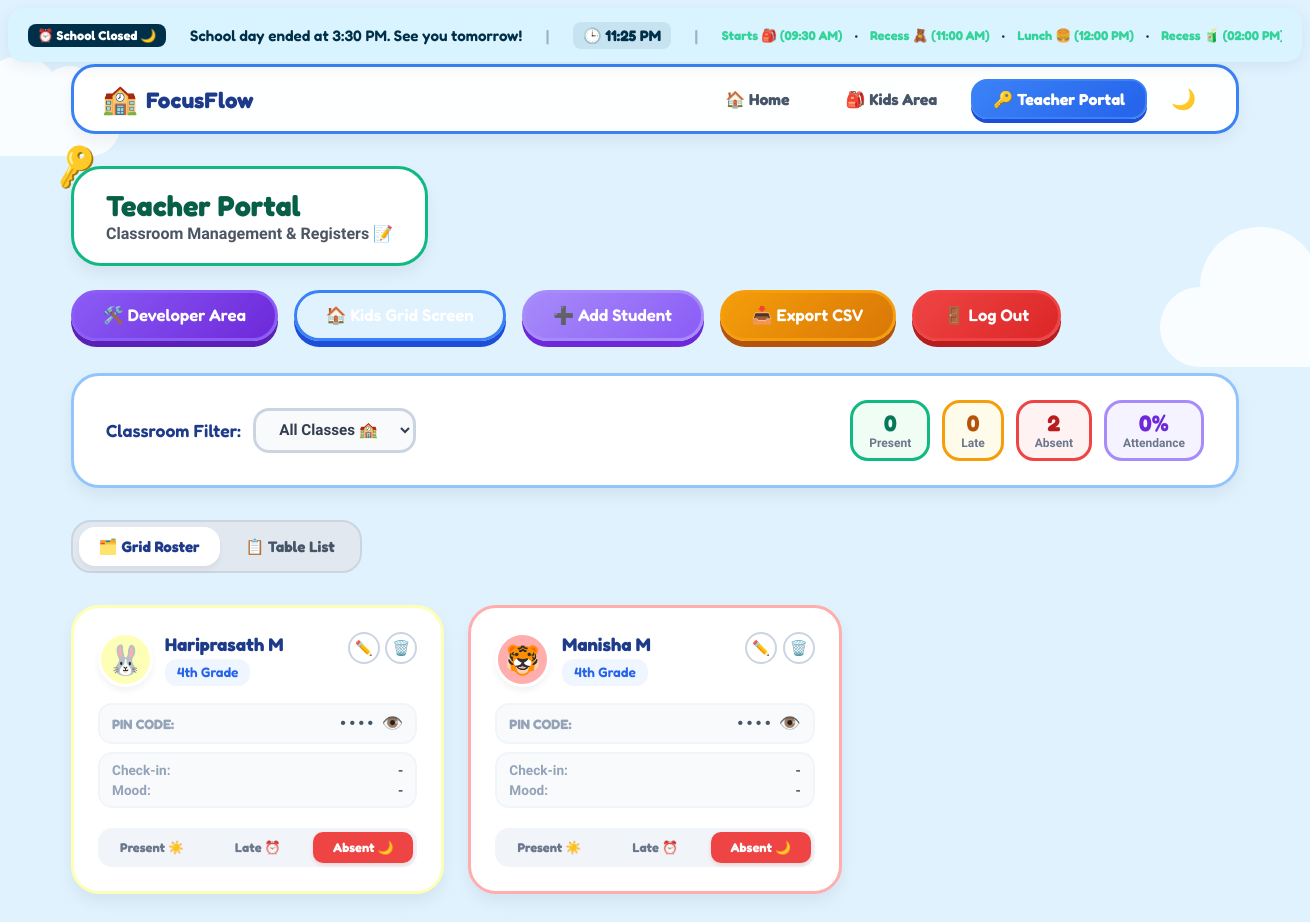
Screenshot of /teacher/ (signed in) with the database file from the repository.
### attendance/models.py (models this page shows, shortened)
class Student(models.Model):
    first_name = models.CharField(max_length=50)
    last_name = models.CharField(max_length=50)
    classroom = models.CharField(max_length=50)
    avatar_emoji = models.CharField(max_length=5)
    avatar_color = models.CharField(max_length=7)
    is_active = models.BooleanField(default=True)
    date_created = models.DateTimeField(auto_now_add=True)
    pin_code = models.CharField(
        max_length=4,
        default="1234",
        validators=[RegexValidator(r'^\d{4}$', 'PIN code must be exactly 4 digits.')]
    )
    @property
    def full_name(self):
        return f"{self.first_name} {self.last_name}"

### attendance/views.py (the view)
# urls.py: path('teacher/', views.teacher_dashboard, name='teacher_dashboard'),
@login_required(login_url='teacher_login')
def teacher_dashboard(request):
    today = timezone.localdate()
    classroom_filter = request.GET.get('classroom', 'All')
    students_query = Student.objects.filter(is_active=True)
    attendance_query = Attendance.objects.filter(date=today)
    if classroom_filter != 'All':
        students_query = students_query.filter(classroom=classroom_filter)
        attendance_query = attendance_query.filter(student__classroom=classroom_filter)
    students = students_query.order_by('classroom', 'first_name')
    total_students = students.count()
    attendance_map = {att.student_id: att for att in attendance_query}
    present_count = 0
    late_count = 0
    absent_count = 0
    for student in students:
        att = attendance_map.get(student.id)
        student.today_status = att
        if att:
            if att.status == 'present':
                present_count += 1
            elif att.status == 'late':
                late_count += 1
            else:
                absent_count += 1
        else:
            absent_count += 1
    attendance_percentage = int(( (present_count + late_count) / total_students * 100)) if total_students > 0 else 0
    active_classrooms = ClassroomOption.objects.filter(is_active=True).order_by('order')
    classrooms = [('All', 'All Classes 🏫')] + [(c.name, c.display_value) for c in active_classrooms]
    can_raise_support = False
    tickets_list = []
    if request.user.is_authenticated:
        can_raise_support = request.user.is_superuser
        if not can_raise_support:
            from .models import TeacherSupportPermission
            perm, created = TeacherSupportPermission.objects.get_or_create(user=request.user)
            can_raise_support = perm.can_raise_tickets
        if can_raise_support:
            tickets_list = SupportTicket.objects.all().order_by('-created_at')
    context = {
        'students': students,
        'today': today,
        'total_students': total_students,
        'present_count': present_count,
        'late_count': late_count,
        'absent_count': absent_count,
        'attendance_percentage': attendance_percentage,
        'classrooms': classrooms,
        'selected_classroom': classroom_filter,
        'schedule_status': get_school_schedule_status(),
        'current_time_period': Attendance.get_current_time_period(),
        'can_raise_support': can_raise_support,
        'tickets_list': tickets_list,
    }
    return render(request, 'attendance/teacher_dashboard.html', context)

### attendance/models.py (called while the page is built)
    @property
    def display_value(self):
        return f"{self.emoji} {self.name}"

    @staticmethod
    def get_current_time_period():
        hour = timezone.localtime().hour
        if 5 <= hour < 12:
            return 'morning'
        elif 12 <= hour < 17:
            return 'afternoon'
        else:
            return 'evening'

### attendance/templates/attendance/teacher_dashboard.html (shortened to what this page needs)
{% extends 'attendance/base.html' %}
{% load static %}
{% block content %}
<div class="teacher-dashboard-container">
    <div class="grid-header">
        <div class="school-logo-bubble admin-logo">
            <span class="logo-emoji">🔑</span>
            <h1>Teacher Portal</h1>
            <p>Classroom Management & Registers 📝</p>
        </div>
        <div class="admin-nav-buttons">
            <a href="{% url 'admin_developer_page' %}" class="bubbly-btn secondary-btn dev-btn" style="background: linear-gradient(135deg, #8b5cf6 0%, #6d28d9 100%); border-color: #8b5cf6; box-shadow: 0 6px 0 #5b21b6;">
                🛠️ Developer Area
            </a>
            <a href="{% url 'student_grid' %}" class="bubbly-btn primary-btn" style="background: var(--primary-gradient)">
                🏠 Kids Grid Screen
            </a>
            <a href="{% url 'add_student' %}" class="bubbly-btn secondary-btn add-btn">
                ➕ Add Student
            </a>
            <a href="{% url 'export_student_csv' %}?classroom={{ selected_classroom }}" class="bubbly-btn export-btn">
                📥 Export CSV
            </a>
            <a href="{% url 'teacher_logout' %}" class="bubbly-btn cancel-btn logout-btn" style="background: linear-gradient(135deg, #ef4444 0%, #dc2626 100%); border-color: #ef4444; box-shadow: 0 6px 0 #b91c1c;">
                🚪 Log Out
            </a>
        </div>
    </div>
    <div class="teacher-control-bar">
        <form method="GET" class="filter-form">
            <label for="class-filter">Classroom Filter:</label>
            <select name="classroom" id="class-filter" class="form-select inline-select" onchange="this.form.submit()">
                {% for code, label in classrooms %}
                    <option value="{{ code }}" {% if code == selected_classroom %}selected{% endif %}>{{ label }}</option>
                {% endfor %}
            </select>
        </form>
        <div class="stats-pills-row">
            <div class="mini-stat-card present">
                <span class="value">{{ present_count }}</span>
                <span class="label">Present</span>
            </div>
            <div class="mini-stat-card late">
                <span class="value">{{ late_count }}</span>
                <span class="label">Late</span>
            </div>
            <div class="mini-stat-card absent">
                <span class="value">{{ absent_count }}</span>
                <span class="label">Absent</span>
            </div>
            <div class="mini-stat-card rate">
                <span class="value">{{ attendance_percentage }}%</span>
                <span class="label">Attendance</span>
            </div>
        </div>
    </div>
    <div class="dashboard-view-switcher" style="display: flex; gap: 0.35rem; background: #e2e8f0; padding: 0.35rem; border-radius: 20px; width: fit-content; margin-bottom: 2rem; border: 2px solid #cbd5e1; position: relative;">
        <button class="view-switch-btn active" id="view-grid-btn" style="border: none; background: #ffffff; padding: 0.6rem 1.25rem; border-radius: 16px; font-family: 'Fredoka', sans-serif; font-weight: 700; font-size: 0.95rem; color: #1e3a8a; cursor: pointer; transition: all 0.3s; box-shadow: 0 4px 6px rgba(0,0,0,0.05);">
            🗂️ Grid Roster
        </button>
        <button class="view-switch-btn" id="view-list-btn" style="border: none; background: transparent; padding: 0.6rem 1.25rem; border-radius: 16px; font-family: 'Fredoka', sans-serif; font-weight: 700; font-size: 0.95rem; color: #475569; cursor: pointer; transition: all 0.3s;">
            📋 Table List
        </button>
    </div>
    <div class="dashboard-grid-view" id="roster-grid-view" style="display: grid; grid-template-columns: repeat(auto-fill, minmax(280px, 1fr)); gap: 1.5rem; margin-bottom: 2rem;">
        {% for student in students %}
            <div class="teacher-student-card" data-student-id="{{ student.id }}" style="background: #ffffff; border: 3px solid {{ student.avatar_color }}; border-radius: 28px; padding: 1.5rem; box-shadow: var(--card-shadow); display: flex; flex-direction: column; justify-content: space-between; transition: all 0.2s;">
                <div style="display: flex; justify-content: space-between; align-items: flex-start; margin-bottom: 1rem;">
                    <div style="display: flex; align-items: center; gap: 0.75rem;">
                        <div class="table-avatar" style="background-color: {{ student.avatar_color }}; width: 55px; height: 55px; border-radius: 50%; display: flex; align-items: center; justify-content: center; font-size: 1.8rem; border: 3px solid #ffffff; box-shadow: 0 4px 6px rgba(0,0,0,0.05);">
                            {{ student.avatar_emoji }}
                        </div>
                        <div>
                            <h3 style="font-family: 'Fredoka', sans-serif; color: #1e3a8a; margin: 0; font-size: 1.15rem;">{{ student.full_name }}</h3>
                            <span class="table-classroom-badge" style="margin-top: 0.2rem; display: inline-block;">{{ student.classroom }}</span>
                        </div>
                    </div>
                    <div style="display: flex; gap: 0.35rem;">
                        <a href="{% url 'edit_student' student.id %}" class="action-btn edit" style="width: 32px; height: 32px; border-radius: 50%; border: 2px solid #cbd5e1; display: flex; align-items: center; justify-content: center; font-size: 0.9rem; background: #ffffff; text-decoration: none;" title="Edit Student">✏️</a>
                        <a href="{% url 'delete_student' student.id %}" class="action-btn delete" style="width: 32px; height: 32px; border-radius: 50%; border: 2px solid #cbd5e1; display: flex; align-items: center; justify-content: center; font-size: 0.9rem; background: #ffffff; text-decoration: none;" title="Delete Student">🗑️</a>
                    </div>
                </div>
                <div style="margin-bottom: 1.25rem; display: flex; flex-direction: column; gap: 0.5rem;">
                    <div class="pin-privacy-toggle" style="display: flex; align-items: center; justify-content: space-between; background: #f8fafc; border: 2px solid #f1f5f9; border-radius: 14px; padding: 0.5rem 0.75rem; font-family: monospace; font-size: 0.95rem; font-weight: 700; color: #475569;">
                        <span style="font-family: 'Fredoka', sans-serif; font-size: 0.85rem; color: #94a3b8; font-weight: 700;">PIN CODE:</span>
                        <div style="display: flex; align-items: center; gap: 0.4rem;">
                            <span class="pin-digits-hidden">••••</span>
                            <button class="pin-toggle-btn" style="border: none; background: transparent; cursor: pointer; font-size: 1.1rem; padding: 0;" title="Show/Hide PIN">👁️</button>
                        </div>
                    </div>
                    <div style="background: #f8fafc; border: 2px solid #f1f5f9; border-radius: 14px; padding: 0.5rem 0.75rem; display: flex; flex-direction: column; gap: 0.25rem; font-size: 0.85rem;">
                        <div style="display: flex; justify-content: space-between;">
                            <span style="color: #94a3b8; font-weight: 700;">Check-in:</span>
                            <strong class="checked-time-cell" style="color: #475569;">
                                {% if student.today_status and student.today_status.status != 'absent' %}
                                    {{ student.today_status.checked_in_at|date:"g:i A" }}
                                {% else %}
                                    -
                                {% endif %}
                            </strong>
                        </div>
                        <div style="display: flex; justify-content: space-between;">
                            <span style="color: #94a3b8; font-weight: 700;">Mood:</span>
                            <strong class="mood-cell" style="color: #475569;">
                                {% if student.today_status and student.today_status.mood %}
                                    {{ student.today_status.get_mood_display }}
                                {% else %}
                                    -
                                {% endif %}
                            </strong>
                        </div>
                    </div>
                </div>
                <div class="attendance-action-pills" style="display: flex; width: 100%; gap: 0.35rem;">
                    <button class="status-action-btn present-btn {% if student.today_status and student.today_status.status == 'present' %}active{% endif %}"
                            data-status="present" data-student="{{ student.id }}" style="flex: 1; padding: 0.5rem 0.2rem; font-size: 0.8rem; font-weight: 700;">
                        Present ☀️
                    </button>
                    <button class="status-action-btn late-btn {% if student.today_status and student.today_status.status == 'late' %}active{% endif %}"
                            data-status="late" data-student="{{ student.id }}" style="flex: 1; padding: 0.5rem 0.2rem; font-size: 0.8rem; font-weight: 700;">
                        Late ⏰
                    </button>
                    <button class="status-action-btn absent-btn {% if not student.today_status or student.today_status.status == 'absent' %}active{% endif %}"
                            data-status="absent" data-student="{{ student.id }}" style="flex: 1; padding: 0.5rem 0.2rem; font-size: 0.8rem; font-weight: 700;">
                        Absent 🌙
                    </button>
                </div>
            </div>
        {% endfor %}
    </div>
</div>
{% endblock %}

### rows the page displays
Student: avatar_emoji "🐰", full_name "Hariprasath M", classroom "4th Grade"
Student: avatar_emoji "🐯", full_name "Manisha M", classroom "4th Grade"

### other values shown
{{ schedule_status.status }} "School Closed 🌙"
{{ schedule_status.message }} "School day ended at 3:30 PM. See you tomorrow!"
{{ schedule_status.current_time_str }} "11:25 PM"
{{ m.label }} "Starts 🎒" "Recess 🧸" "Lunch 🍔" "Recess 🧃"
{{ m.time_str }} "09:30 AM" "11:00 AM" "12:00 PM" "02:00 PM"
{{ present_count }} "0"
{{ late_count }} "0"
{{ absent_count }} "2"
{{ attendance_percentage }} "0"
form field classroom "All Classes 🏫"
